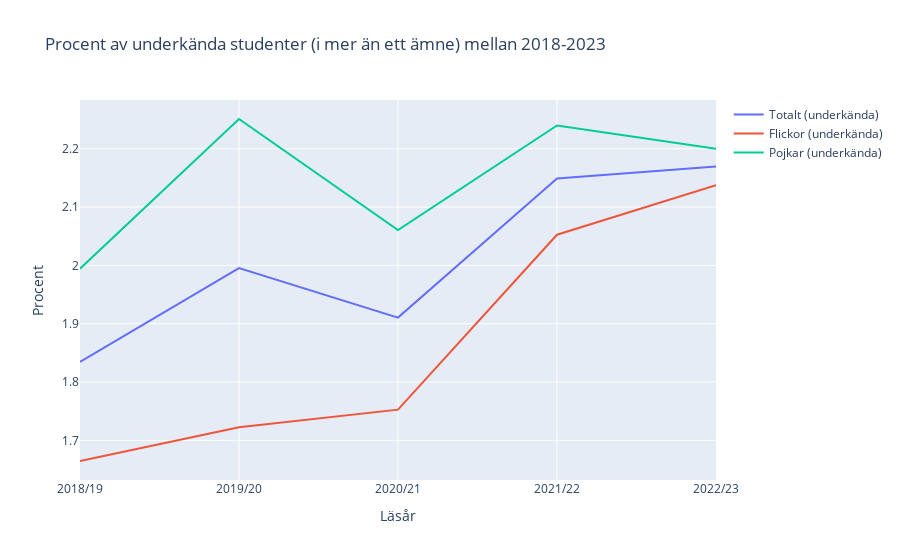

Write notebook code for a chart like this one.
### Markdown cell above
####  a) Skapa ett linjediagram med andelen studenter som underkänts i mer än ett ämne mellan 2018-23, inluderande totalt, flickor och pojkar.


Alternativ lösning I: Baserat på andelen (från Tabell 1A) 
$$(1 - \frac{N_{\text{studenter med godkännt}}}{N_{\text{Antal studenter}}})$$

### Code cell
def func_failed_fracT(row):
    z = (1.0-(row['Totalt (godkända)']/row['Totalt (åk9)']))*100
    return z

def func_failed_fracG(row):
    z = (1.0-(row['Flickor (godkända)']/row['Flickor (åk9)']))*100
    return z

def func_failed_fracB(row):
    z = (1.0-(row['Pojkar (godkända)']/row['Pojkar (åk9)']))*100
    return z

# Skapa en ny dataframe och använd "masking" för att få fram årtalens siffror
df_data=pd.DataFrame()
df_data = df_tabell1A[df_tabell1A['Läsår\nHuvudman\nBakgrund'].isin(['2018/19', '2019/20', '2020/21', '2021/22', '2022/23'])].copy()

# Döp om kolumnen så det blir snyggare och lägg till en ny column med procent underkända
# för de olika kategorierna
df_data.rename(columns={'Läsår\nHuvudman\nBakgrund':'Årtal'}, inplace = True)
df_data.insert(10,"Totalt (underkända)", df_data.apply(func_failed_fracT, axis=1), True)
df_data.insert(11,'Flickor (underkända)', df_data.apply(func_failed_fracG, axis=1), True)
df_data.insert(12,'Pojkar (underkända)', df_data.apply(func_failed_fracB, axis=1), True)

# Skapa grafen
fig = px.line(df_data, x='Årtal', y=['Totalt (underkända)', 'Flickor (underkända)', 'Pojkar (underkända)' ], 
               title="Procent av underkända studenter (i mer än ett ämne) mellan 2018-2023",
              labels={'Årtal': 'Läsår', 'value':'Procent', 'Totalt (underkända)':'Totalt %','Flickor (underkända)':'Flickor %','Pojkar (underkända)':'Pojkar %'},
              hover_data={'Årtal': True, 'value': ':.2f'})
            
# lägg till hovermode så man kan se siffrorna vid attention 
fig.update_layout(hovermode="x")
fig.update_xaxes(
    showspikes=True,
    spikedash="solid",
    spikecolor="green",
    spikemode="across",
    spikesnap="cursor"
)
# ta bort rubriken för legend
fig.update_legends(title='')


fig.show()

### Figure 1 — Plotly figure (JSON) as saved in the notebook; plotly's stock layout.template omitted (floating-point values rounded to 4 significant figures)
{"data": [{"hovertemplate": "variable=Totalt (underkända)<br>Läsår=%{x}<br>Procent=%{y:.2f}<extra></extra>", "legendgroup": "Totalt (underkända)", "line": {"color": "#636efa", "dash": "solid"}, "marker": {"symbol": "circle"}, "mode": "lines", "name": "Totalt (underkända)", "orientation": "v", "showlegend": true, "type": "scatter", "x": ["2018/19", "2019/20", "2020/21", "2021/22", "2022/23"], "xaxis": "x", "y": [1.834, 1.995, 1.91, 2.149, 2.169], "yaxis": "y"}, {"hovertemplate": "variable=Flickor (underkända)<br>Läsår=%{x}<br>Procent=%{y:.2f}<extra></extra>", "legendgroup": "Flickor (underkända)", "line": {"color": "#EF553B", "dash": "solid"}, "marker": {"symbol": "circle"}, "mode": "lines", "name": "Flickor (underkända)", "orientation": "v", "showlegend": true, "type": "scatter", "x": ["2018/19", "2019/20", "2020/21", "2021/22", "2022/23"], "xaxis": "x", "y": [1.665, 1.723, 1.753, 2.053, 2.137], "yaxis": "y"}, {"hovertemplate": "variable=Pojkar (underkända)<br>Läsår=%{x}<br>Procent=%{y:.2f}<extra></extra>", "legendgroup": "Pojkar (underkända)", "line": {"color": "#00cc96", "dash": "solid"}, "marker": {"symbol": "circle"}, "mode": "lines", "name": "Pojkar (underkända)", "orientation": "v", "showlegend": true, "type": "scatter", "x": ["2018/19", "2019/20", "2020/21", "2021/22", "2022/23"], "xaxis": "x", "y": [1.994, 2.251, 2.061, 2.24, 2.2], "yaxis": "y"}], "layout": {"hovermode": "x", "legend": {"title": {"text": ""}, "tracegroupgap": 0}, "title": {"text": "Procent av underkända studenter (i mer än ett ämne) mellan 2018-2023"}, "xaxis": {"anchor": "y", "domain": [0, 1], "showspikes": true, "spikecolor": "green", "spikedash": "solid", "spikemode": "across", "spikesnap": "cursor", "title": {"text": "Läsår"}}, "yaxis": {"anchor": "x", "domain": [0, 1], "title": {"text": "Procent"}}}}
